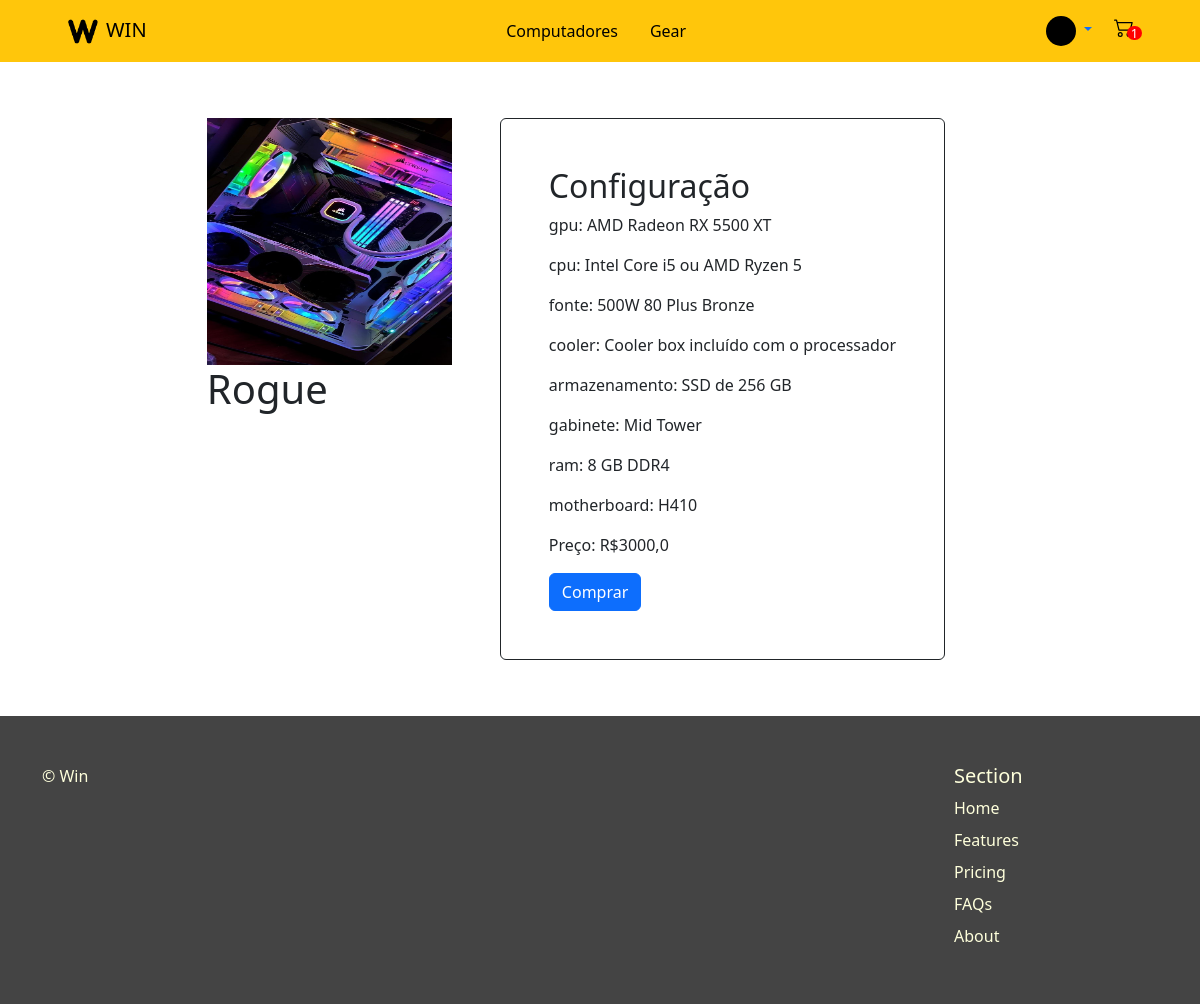
The page /product/1 (signed in) on the database its author committed.
### venda/models.py (models this page shows, shortened)
class Usuario(AbstractUser):
    email = models.EmailField()
    cpf = models.IntegerField(null=True, blank=True)
    cep = models.IntegerField(null=True, blank=True)
    foto = models.ImageField(default='profiles_img/perfil.png', upload_to="profiles_img/")
    endereco = models.OneToOneField(Endereco, on_delete=models.CASCADE, null=True)
    numero = models.IntegerField(null=True, blank=True)

class Carrinho(models.Model):
    id = models.UUIDField(primary_key=True, default=uuid.uuid4)
    user = models.ForeignKey(Usuario, on_delete=models.CASCADE)
    completed = models.BooleanField(default=False)
    @property
    def num_itens_carrinho(self):
        itens = self.itenscarrinho.all()
        quantidade = sum([item.quantidade for item in itens])
        return quantidade

class ItemCarrinho(models.Model):
    produto = models.ForeignKey('Produto', on_delete=models.CASCADE, related_name='itens')
    carrinho = models.ForeignKey('Carrinho', on_delete=models.CASCADE, related_name='itenscarrinho')
    quantidade = models.IntegerField(default=0)

class Produto(models.Model):
    nome = models.CharField(max_length=100, help_text='Nome')
    descricao = models.TextField(max_length=500, help_text='Descrição')
    preco = models.FloatField(help_text='Preço')
    imagem = models.ImageField(upload_to='images', default='Sem imagem')
    estoque = models.IntegerField(default=0)
    CATEGORIAS = (
        ('c', 'Computador'),
        ('p', 'Periférico'),
    )
    categoria = models.CharField(max_length=1,
                                 choices=CATEGORIAS,
                                 default='c',
                                 blank=True,
                                 help_text='Categoria do produto')
    def pecas_pc(self):
        valores = PC.objects.filter(produto__nome__icontains=self.nome).values()
        valores = valores[0]
        gpu = valores['gpu']
        cpu = valores['cpu']
        fonte = valores['fonte']
        cooler = valores['cooler']
        armazenamento = valores['armazenamento']
        gabinete = valores['gabinete']
        ram = valores['memoria_ram']
        motherboard = valores['motherboard']
        pecas = {
            'gpu': gpu,
            'cpu': cpu,
            'fonte': fonte,
            'cooler': cooler,
            'armazenamento': armazenamento,
            'gabinete': gabinete,
            'ram': ram,
            'motherboard': motherboard,
        }
        return pecas

class PC(models.Model):
    id = models.UUIDField(primary_key=True, default=uuid.uuid4, help_text='ID')
    produto = models.ForeignKey('Produto', on_delete=models.SET_NULL, null=True)
    cpu = models.CharField(max_length=100, help_text='CPU')
    gpu = models.CharField(max_length=100, help_text='GPU')
    memoria_ram = models.CharField(max_length=100, help_text='Memória Ram')
    motherboard = models.CharField(max_length=100, help_text='Placa mãe')
    armazenamento = models.CharField(max_length=100, help_text='Armazenamento')
    cooler = models.CharField(max_length=100, help_text='Sistema de resfriamento')
    fonte = models.CharField(max_length=100, help_text='Fonte')
    gabinete = models.CharField(max_length=100, help_text='Gabinete')

### venda/views.py (the view)
# urls.py: path('product/<int:pk>', views.ProductDetailView.as_view(), name='product-detail'),
class ProductDetailView(DetailView):
    model = Produto

### venda/context_processors.py (called while the page is built)
def carrinho(request):
    if request.user.is_authenticated:
        carrinho, created = Carrinho.objects.get_or_create(user=request.user, completed=False)
        return {'carrinho': carrinho}
    else:
        return {'carrinho':0}

### venda/templates/venda/produto_detail.html (shortened to what this page needs)
{% extends "base_generic.html" %}
{% block content %}
{% if produto.categoria == 'c' %}
<div class="d-flex justify-content-center p-2 bd-highlight">
  <div class="mt-5">
    <img style="width: 245px; height: 247px" src="{{ produto.imagem.url }}"/>
    <h1>{{ produto.nome }}</h1>
  </div>
  <div class="border rounded border-dark p-5 m-5">
    <h2>Configuração</h2>
    {% for chave, produto in produto.pecas_pc.items %}
    <p>{{ chave }}: {{ produto }}</p>
    {% endfor %}
    <p>Preço: R${{ produto.preco }}</p>
    {% if user.is_authenticated %}
    <a href="{% url 'carrinho' %}"><button class="btn btn-primary cart-btn" value="{{ produto.id }}">Comprar</button></a>
    {% else %}
    <a href="{% url 'login' %}"><button class="btn btn-primary cart-btn" value="{{ produto.id }}">Comprar</button></a>
    {% endif %}
  </div>
</div>
{% endif %}
{% endblock %}

### venda/templates/navbar.html (shortened to what this page needs)
<nav class="navbar navbar-expand-lg navbar-dark bg-dark px-10" style="background-color: #FFC60B !important;">
    <div class="container-fluid">
      <a class="navbar-brand px-5" href="{% url 'home' %}" style="color: black !important;"><img src="../../../../media/logopreta.png" alt="logo da win informática" height="30" class="px-2">WIN</a>
      <ul class="nav justify-content-space-between">
        <li class="nav-item">
          <a class="nav-link" style="color: black !important;" href="{% url 'home' %}">Computadores</a>
        </li>
        <li class="nav-item">
          <a class="nav-link" style="color: black !important;" href="{% url 'gears' %}">Gear</a>
        </li>
      </ul>
      <ul class="nav justify-content-center px-5">
        {% if user.is_authenticated %}
            <li class="nav-item dropdown">
              <a class="nav-link dropdown-toggle" href="#" role="button" data-bs-toggle="dropdown" aria-expanded="false">
                  <img src="../../{{ user.foto }}" alt="avatar"
            class="rounded-circle img-fluid" style="width: 30px; height: 30px">
              </a>
            </li>
          {% else %}
          <li class="nav-item">
            <a class="nav-link" style="color: black !important;" href="{% url 'login' %}">Login</a>
          </li>
          {% endif %}
        <li class="nav-item">
            <div id="container-cart-icon">
                {% if user.is_authenticated %}
                <div id="navi"><div id="red-circle"><a id="inside-circle">{{ carrinho.num_itens_carrinho }}</a></div></div>
                <div id="infoi">
                    <a href="{% url 'carrinho' %}"><img src="../media/cart2.svg" height="20" width="32" /></a>
                </div>
                {% else %}
                <div id="navi"><div id="red-circle"><a id="inside-circle">0</a></div></div>
                <div id="infoi">
                    <a href="{% url 'login' %}"><img src="../../../../../../media/cart2.svg" height="20" width="32" /></a>
                </div>
                {% endif %}
            </div>
        </li>
      </ul>
    </div>
</nav>

### venda/static/css/styles.css (style rules this page uses)
#container-cart-icon { width: 25px; height: 25px; position: relative; padding: 16px; margin-top: 5px; }
#navi, #infoi { width: 100%; height: 100%; position: absolute; top: 0; left: 0; }
#infoi { z-index: 10; }
#red-circle { background-color: rgb(255, 0, 0); border-radius: 50%; width: 0.9rem; height: 0.9rem; position: relative; top: 40%; left: 60%; z-index: 20; }
#inside-circle { font-size: 0.8rem; position: absolute; top: 1px; left: 25%; line-height: 12.5px; color: white; }

### rows shown on the page
Usuario: foto (picture)
Carrinho: num_itens_carrinho "1"
Produto: imagem (picture), nome "Rogue", preco "3000,0"
PC: pecas_pc "AMD Radeon RX 5500 XT" "Intel Core i5 ou AMD Ryzen 5" "500W 80 Plus Bronze" "Cooler box incluído com o processador" "SSD de 256 GB" "Mid Tower" "8 GB DDR4" "H410"

### other values the page prints
{{ chave }} "gpu" "cpu" "fonte" "cooler" "armazenamento" "gabinete" "ram" "motherboard"
